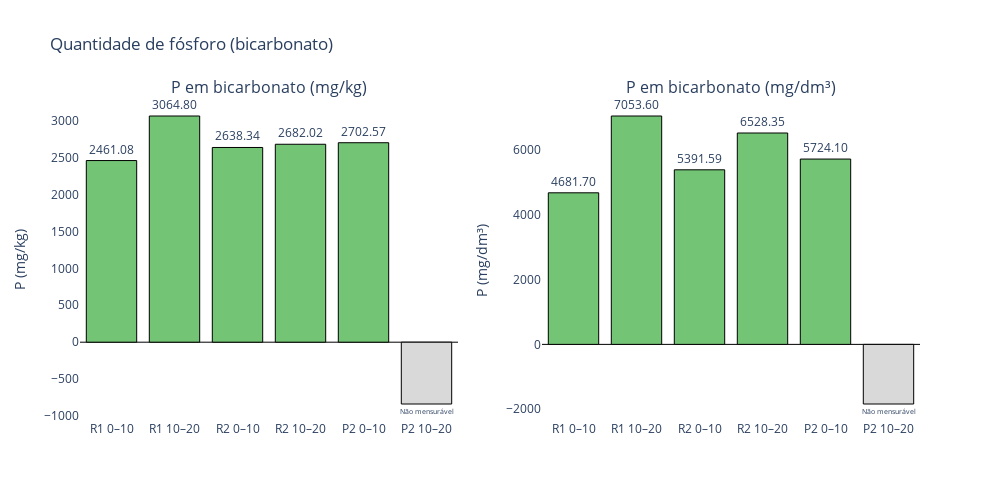

Notebook source saved alongside this figure:
### Code cell
import plotly.graph_objects as go
from plotly.subplots import make_subplots
import numpy as np

# Seus dados (mantém o mesmo formato)
valores_mgkg = np.array([
    R1_0_10_bicarbonato,
    R1_10_20_bicarbonato,
    R2_0_10_bicarbonato,
    R2_10_20_bicarbonato,
    P2_0_10_bicarbonato,
    P2_10_20_bicarbonato
], dtype=float)

valores_mg_dm3 = np.array(valores_mg_dm3, dtype=float)
densidades = np.array(densidades, dtype=float)

labels = ['R1 0–10','R1 10–20','R2 0–10','R2 10–20','P2 0–10','P2 10–20']

def colors_for(vals):
    return ['#74c476' if v >= 0 else '#d9d9d9' for v in vals]

# Exibir dados no terminal
for label, dens, mgkg, mgdm3 in zip(labels, densidades, valores_mgkg, valores_mg_dm3):
    print(f"{label}: densidade = {dens:.4f} g/cm³  |  {mgkg:.2f} mg/kg  ->  {mgdm3:.2f} mg/dm³")

# Criação das duas colunas (subplots lado a lado)
fig = make_subplots(rows=1, cols=2, subplot_titles=("P em bicarbonato (mg/kg)", "P em bicarbonato (mg/dm³)"))

# --- Primeiro gráfico (mg/kg)
colors1 = colors_for(valores_mgkg)
texts1 = [f"{v:.2f}" if v >= 0 else "Não mensurável" for v in valores_mgkg]
fig.add_trace(
    go.Bar(
        x=labels,
        y=valores_mgkg,
        text=texts1,
        textposition="outside",
        marker=dict(color=colors1, line=dict(color='black', width=1)),
        name="P (mg/kg)"
    ),
    row=1, col=1
)

# --- Segundo gráfico (mg/dm³)
colors2 = colors_for(valores_mg_dm3)
texts2 = [f"{v:.2f}" if v >= 0 else "Não mensurável" for v in valores_mg_dm3]
fig.add_trace(
    go.Bar(
        x=labels,
        y=valores_mg_dm3,
        text=texts2,
        textposition="outside",
        marker=dict(color=colors2, line=dict(color='black', width=1)),
        name="P (mg/dm³)"
    ),
    row=1, col=2
)

# Layout geral
fig.update_layout(
    height=500,
    width=1000,
    title_text="Quantidade de fósforo (bicarbonato)",
    showlegend=False,
    plot_bgcolor='rgba(0,0,0,0)',
)
fig.update_yaxes(title_text="P (mg/kg)", row=1, col=1, zeroline=True, zerolinewidth=1, zerolinecolor='black')
fig.update_yaxes(title_text="P (mg/dm³)", row=1, col=2, zeroline=True, zerolinewidth=1, zerolinecolor='black')

fig.show()

### Figure 1 — Plotly figure (JSON) as saved in the notebook; plotly's stock layout.template omitted (floating-point values rounded to 4 significant figures)
{"data": [{"marker": {"color": ["#74c476", "#74c476", "#74c476", "#74c476", "#74c476", "#d9d9d9"], "line": {"color": "black", "width": 1}}, "name": "P (mg/kg)", "text": ["2461.08", "3064.80", "2638.34", "2682.02", "2702.57", "Não mensurável"], "textposition": "outside", "type": "bar", "x": ["R1 0–10", "R1 10–20", "R2 0–10", "R2 10–20", "P2 0–10", "P2 10–20"], "xaxis": "x", "y": [2461.0, 3065.0, 2638.0, 2682.0, 2703.0, -837.5], "yaxis": "y"}, {"marker": {"color": ["#74c476", "#74c476", "#74c476", "#74c476", "#74c476", "#d9d9d9"], "line": {"color": "black", "width": 1}}, "name": "P (mg/dm³)", "text": ["4681.70", "7053.60", "5391.59", "6528.35", "5724.10", "Não mensurável"], "textposition": "outside", "type": "bar", "x": ["R1 0–10", "R1 10–20", "R2 0–10", "R2 10–20", "P2 0–10", "P2 10–20"], "xaxis": "x2", "y": [4682.0, 7054.0, 5392.0, 6528.0, 5724.0, -1841.0], "yaxis": "y2"}], "layout": {"annotations": [{"font": {"size": 16}, "showarrow": false, "text": "P em bicarbonato (mg/kg)", "x": 0.225, "xanchor": "center", "xref": "paper", "y": 1, "yanchor": "bottom", "yref": "paper"}, {"font": {"size": 16}, "showarrow": false, "text": "P em bicarbonato (mg/dm³)", "x": 0.775, "xanchor": "center", "xref": "paper", "y": 1, "yanchor": "bottom", "yref": "paper"}], "height": 500, "plot_bgcolor": "rgba(0,0,0,0)", "showlegend": false, "title": {"text": "Quantidade de fósforo (bicarbonato)"}, "width": 1000, "xaxis": {"anchor": "y", "domain": [0, 0.45]}, "xaxis2": {"anchor": "y2", "domain": [0.55, 1]}, "yaxis": {"anchor": "x", "domain": [0, 1], "title": {"text": "P (mg/kg)"}, "zeroline": true, "zerolinecolor": "black", "zerolinewidth": 1}, "yaxis2": {"anchor": "x2", "domain": [0, 1], "title": {"text": "P (mg/dm³)"}, "zeroline": true, "zerolinecolor": "black", "zerolinewidth": 1}}}
